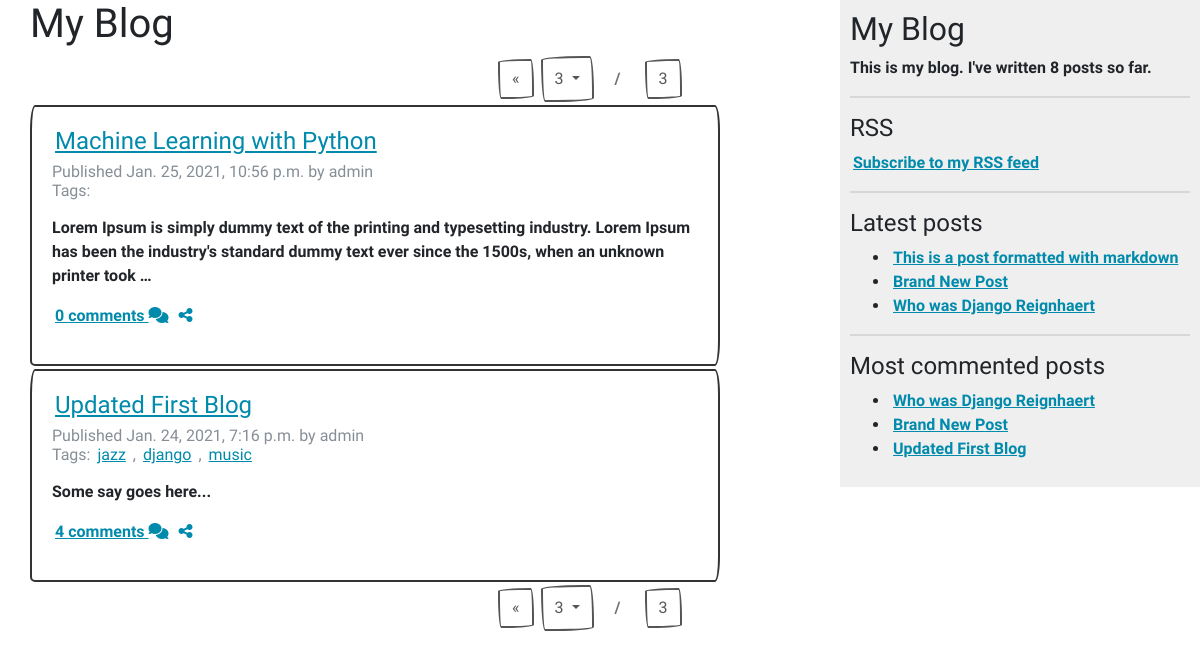
/blog/?page_number=3, run on the app's committed database.
### blog/models.py (models this page shows, shortened)
class Post(models.Model):
    STATUS_CHOICES = (
        ('draft', 'Draft'),
        ('published', 'Published')
    )
    title = models.CharField(max_length=250)
    slug = models.SlugField(max_length=250, unique_for_date='publish')
    author = models.ForeignKey(User, on_delete=models.CASCADE, related_name='blog_posts')
    body = models.TextField()
    publish = models.DateTimeField(default=timezone.now)
    created = models.DateTimeField(auto_now_add=True)
    updated = models.DateTimeField(auto_now=True)
    status = models.CharField(max_length=10,
                            choices=STATUS_CHOICES,
                            default='draft')
    tags = TaggableManager()
    class Meta:
        ordering = ('-publish', ) # append ',' to tell Python it's a tuple.
    def get_absolute_url(self):
        return reverse('blog:post_detail',
                        args=[self.publish.year,
                                self.publish.month,
                                self.publish.day, self.slug])
    objects = models.Manager()
    published = PublishedManager()

### blog/views.py (the view)
# urls.py: path('', views.post_list, name='post_list'),
def post_list(request, tag_slug=None):
    object_list = Post.published.all()
    tag = None
    if tag_slug:
        tag = get_object_or_404(Tag, slug=tag_slug)
        object_list = object_list.filter(tags__in=[tag])
    BLOG_POSTS_PAGE_SIZE = get_object_or_404(IntegerParams, name='BLOG_POSTS_PAGE_SIZE').value
    paginator = Paginator(object_list, per_page=BLOG_POSTS_PAGE_SIZE)
    page_number = request.GET.get('page_number')
    try:
        posts = paginator.get_page(page_number)
    except  PageNotAnInteger:
        posts = paginator.get_page(1)
    except EmptyPage:
        posts = paginator.get_page(paginator.num_pages)
    return render(request, 'blog/post/list.html',
                        {
                            'posts': posts,
                            'page_number': page_number,
                            'range': range(1,paginator.num_pages+1),
                            'tag': tag
                        })

### blog/models.py (called while the page is built)
    def get_queryset(self):
        return super(PublishedManager, self).get_queryset()\
                                            .filter(status='published')

### blog/templatetags/blog_tags.py (called while the page is built)
@register.simple_tag
def total_posts():
    return Post.published.count()

@register.inclusion_tag('blog/post/latest_posts.html')
def show_latest_posts(count=5):
    latest_posts = Post.published.order_by('-publish')[:count]
    return {'latest_posts': latest_posts}

@register.simple_tag
def get_most_commented_posts(count=5):
    return Post.published.annotate(total_comments=Count('comments')).order_by('-total_comments')[:count]

@register.filter(name='markdown')
def markdown_format(text):
    return mark_safe(markdown.markdown(text))

### blog/templates/blog/post/list.html (shortened to what this page needs)
{% extends 'blog/base.html' %}
{% load blog_tags %}
{% block content %}
    <h1>My Blog</h1>
    {% include 'blog/pagination.html' with page=posts %}
    {% for post in posts %}
        <div class="card">
            <div class="card-body">
                <h4 class="card-title"><a href="{{ post.get_absolute_url }}">{{ post.title }}</a></h4>
                <h6 class="card-subtitle mb-2 text-muted">
                    Published {{ post.publish }} by {{ post.author }} <br>
                    Tags:
                    {% for tag in post.tags.all %}
                        <a href="{% url 'blog:post_list_by_tag' tag.slug %}">{{ tag.name }}</a>
                        {% if not forloop.last %}, {% endif %}
                    {% endfor %}
                </h6>
                <p class="card-text">
                    {{ post.body|markdown|truncatewords_html:30 }}
                </p>
                {% with post.comments.count as total_comments %}
                    <p class="text-muted">
                        <a href="{{ post.get_absolute_url }}">{{total_comments}} comment{{total_comments|pluralize}} <i class="fas fa-comments"></i></a>
                        <a href="{% url 'blog:post_share' post.id %}"><i class="fas fa-share-alt"></i></a>
                    </p>
                {% endwith %}
            </div>
        </div>
    {% endfor %}
    {% include 'blog/pagination.html' with page=posts %}
{% endblock %}

### blog/templates/blog/base.html (shortened to what this page needs)
{% load blog_tags %}
{% load static %}
<!DOCTYPE html>
<html lang="en">
<head>
    <link rel="stylesheet" href="{% static 'blog/css/bootstrap-united.min.css' %}">
    <link rel="stylesheet" href="{% static 'blog/css/bootstrap-sketchy.min.css' %}">
    <link rel="stylesheet" href="{% static 'blog/css/main.css' %}">
</head>
<body>
    <div id="content">
        {% block content %}
        {% endblock %}
    </div>
    <div id="sidebar">
        <h2>My Blog</h2>
        <p>This is my blog. I've written {% total_posts %} posts so far.</p>
        <hr>
        <h4>RSS</h4>
        <p><a href="{% url 'blog:post_feed' %}">
            Subscribe to my RSS feed
        </a></p>
        <hr>
        <h4>Latest posts</h4>
        {% show_latest_posts 3 %}
        <hr>
        <h4>Most commented posts</h4>
        {% get_most_commented_posts 3 as most_commented_posts %}
        <ul>
            {% for post in most_commented_posts %}
                <li>
                    <a href="{{ post.get_absolute_url}}"> {{ post.title }} </a>
                </li>
            {% endfor %}
        </ul>
    </div>
</body>
</html>

### blog/templates/blog/post/latest_posts.html
<ul>
    {% for post in latest_posts %}
        <li>
            <a href="{{ post.get_absolute_url }}">{{ post.title }}</a>
        </li>
    {% endfor %}
</ul>

### blog/static/blog/css/main.css (style rules this page uses)
a { color: #008aab; margin: 3px; }
.card { margin-top: 3px; margin-bottom: 3px; }
#content { float:left; width:60%; padding:0 0 0 30px; }
#sidebar { float:right; width:30%; padding:10px; background:#efefef; height:100%; }

### data on the page
Post: title "Machine Learning with Python", publish "Jan. 25, 2021, 10:56 p.m.", author "admin", body "Lorem Ipsum is simply dummy text of the printing and typesetting industry. Lorem Ipsum has been the industry's standard dummy text ever since the 1500s, when an unknown printer took …", comments.count "0"
Post: title "Updated First Blog", publish "Jan. 24, 2021, 7:16 p.m.", author "admin", body "Some say goes here...", comments.count "4"
Tag: name "jazz"
Tag: name "django"
Tag: name "music"
Post: title "This is a post formatted with markdown"
Post: title "Brand New Post"
Post: title "Who was Django Reignhaert"

### other printed values
{{ page.number }} "3 3"
{{ page.paginator.num_pages }} "3 3"
